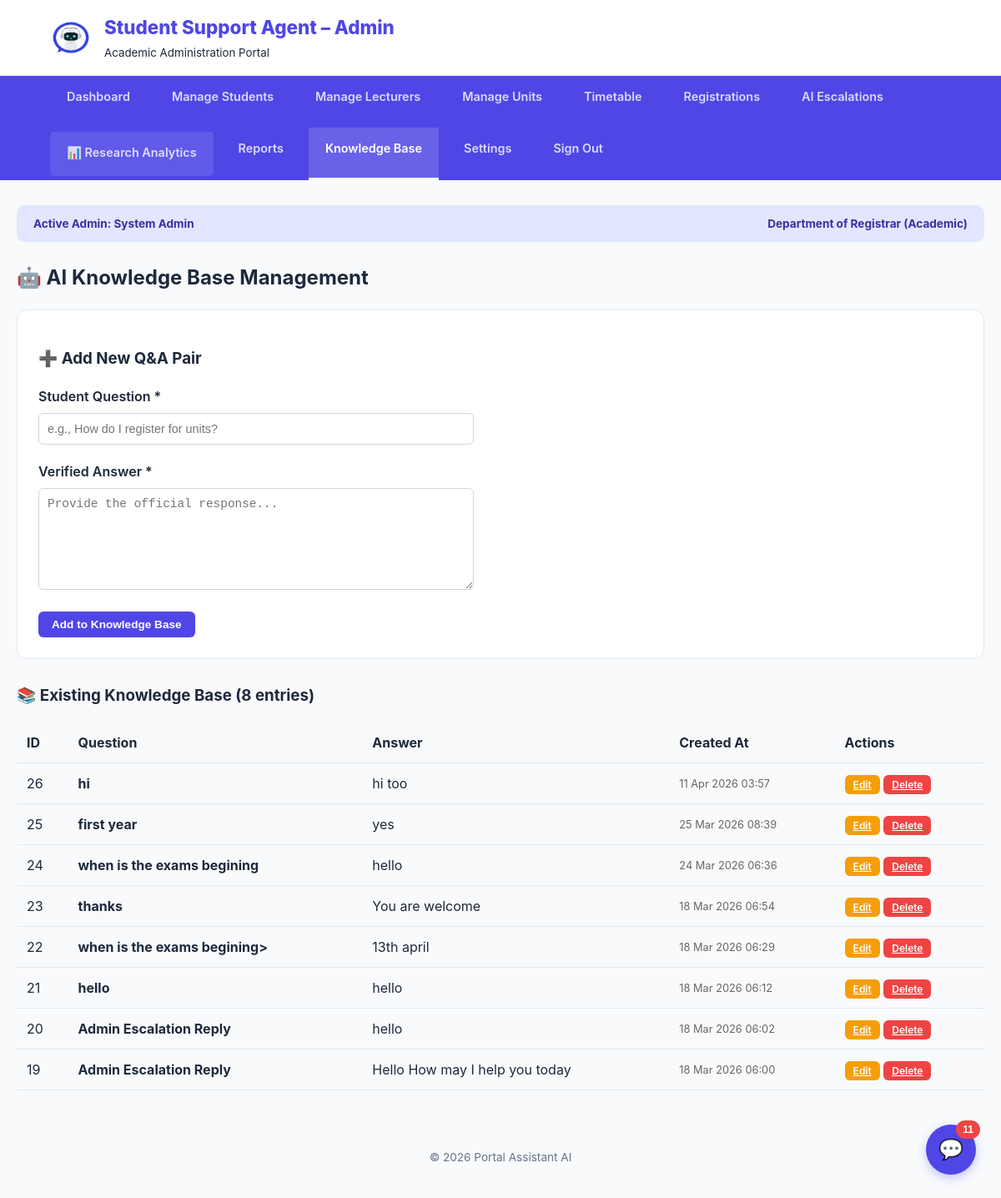
Screenshot of /Admin/Admin-index.php?section=kb (signed in) with the database file from the repository.
### tables this page shows
CREATE TABLE `ai_knowledge_base` (
  `id` int(11) NOT NULL,
  `student_query` text NOT NULL,
  `verified_answer` text NOT NULL,
  `created_at` timestamp NOT NULL DEFAULT current_timestamp()
);

### Admin/manage_knowledge_base.php (the view, shortened to what this page needs)
<?php
$kb_query = "SELECT * FROM ai_knowledge_base ORDER BY id DESC";
$kb_result = mysqli_query($conn, $kb_query);
?>
<h2>🤖 AI Knowledge Base Management</h2>
<div class="section-box">
    <h3>➕ Add New Q&A Pair</h3>
    <form method="POST">
        <div class="form-group">
            <label>Student Question *</label>
            <input type="text" name="question" required placeholder="e.g., How do I register for units?" style="width:100%; padding:10px; border:1px solid #d1d5db; border-radius:6px;">
        </div>
        <div class="form-group">
            <label>Verified Answer *</label>
            <textarea name="answer" required placeholder="Provide the official response..." rows="4" style="width:100%; padding:10px; border:1px solid #d1d5db; border-radius:6px;"></textarea>
        </div>
        <button type="submit" class="btn btn-primary">Add to Knowledge Base</button>
    </form>
</div>
<h3>📚 Existing Knowledge Base (<?php echo mysqli_num_rows($kb_result); ?> entries)</h3>
<?php if (mysqli_num_rows($kb_result) == 0): ?>
    <div class="alert" style="background: #fef3c7; color: #92400e; padding: 15px; border-radius: 8px;">
        No entries in knowledge base yet. Add your first Q&A pair above!
    </div>
<?php else: ?>
    <table class="data-table">
        <thead>
            <tr>
                <th>ID</th>
                <th>Question</th>
                <th>Answer</th>
                <th>Created At</th>
                <th>Actions</th>
            </tr>
        </thead>
        <tbody>
            <?php while($row = mysqli_fetch_assoc($kb_result)): ?>
            <tr>
                <td><?php echo $row['id']; ?></td>
                <td style="max-width: 300px;">
                    <strong><?php echo htmlspecialchars(substr($row['student_query'], 0, 60)); ?></strong>
                </td>
                <td style="max-width: 400px;">
                    <?php echo htmlspecialchars(substr($row['verified_answer'], 0, 100)); ?>
                </td>
                <td style="font-size: 0.8rem; color: #666;">
                    <?php echo date('d M Y H:i', strtotime($row['created_at'])); ?>
                </td>
                <td>
                    <a href="Admin-index.php?section=kb&edit=<?php echo $row['id']; ?>" class="btn btn-warning btn-sm">Edit</a>
                    <a href="Admin-index.php?section=kb&delete=<?php echo $row['id']; ?>" class="btn btn-danger btn-sm" onclick="return confirm('Delete this entry?')">Delete</a>
                </td>
            </tr>
            <?php endwhile; ?>
        </tbody>
    </table>
<?php endif; ?>

### Admin/Admin-index.php (style rules this page uses)
:root { --primary: #4f46e5; --primary-dark: #3730a3; --bg: #f8fafc; --white: #ffffff; --text-main: #1e293b; --text-light: #64748b; --border: #e2e8f0; --accent: #e0e7ff; --success: #10b981; --research: #8b5cf6; --warning: #f59e0b; --danger: #ef4444; }
body { font-family: 'Inter', system-ui, sans-serif; background: var(--bg); color: var(--text-main); margin: 0; line-height: 1.5; }
.section-box { background: var(--white); border-radius: 12px; border: 1px solid var(--border); padding: 25px; margin-bottom: 30px; overflow-x: auto; }
.data-table { width: 100%; border-collapse: collapse; margin-top: 15px; }
.data-table th, .data-table td { padding: 12px; text-align: left; border-bottom: 1px solid var(--border); }
.data-table th { background: var(--bg); font-weight: 700; color: var(--text-main); }
.btn { padding: 8px 16px; border-radius: 6px; border: none; cursor: pointer; font-size: 0.85rem; font-weight: 600; transition: 0.3s; }
.btn-primary { background: var(--primary); color: white; }
.btn-warning { background: var(--warning); color: white; }
.btn-danger { background: var(--danger); color: white; }
.btn-sm { padding: 4px 10px; font-size: 0.75rem; }
.form-group { margin-bottom: 20px; }
.form-group label { display: block; margin-bottom: 8px; font-weight: 600; color: var(--text-main); }
.form-group input, .form-group select, .form-group textarea { width: 100%; max-width: 500px; padding: 10px; border: 1px solid var(--border); border-radius: 6px; font-size: 0.9rem; }
.form-group textarea { min-height: 100px; }

### rows the page displays
ai_knowledge_base: id "26", student_query "hi", verified_answer "hi too", created_at "11 Apr 2026 03:57"
ai_knowledge_base: id "25", student_query "first year", verified_answer "yes", created_at "25 Mar 2026 08:39"
ai_knowledge_base: id "24", student_query "when is the exams begining", verified_answer "hello", created_at "24 Mar 2026 06:36"
ai_knowledge_base: id "23", student_query "thanks", verified_answer "You are welcome", created_at "18 Mar 2026 06:54"
ai_knowledge_base: id "22", student_query "when is the exams begining>", verified_answer "13th april", created_at "18 Mar 2026 06:29"
ai_knowledge_base: id "21", student_query "hello", verified_answer "hello", created_at "18 Mar 2026 06:12"
ai_knowledge_base: id "20", student_query "Admin Escalation Reply", verified_answer "hello", created_at "18 Mar 2026 06:02"
ai_knowledge_base: id "19", student_query "Admin Escalation Reply", verified_answer "Hello How may I help you today", created_at "18 Mar 2026 06:00"

### other values shown
$admin_name "System Admin"
mysqli_num_rows($kb_result) "8"
$notif_count "11"
